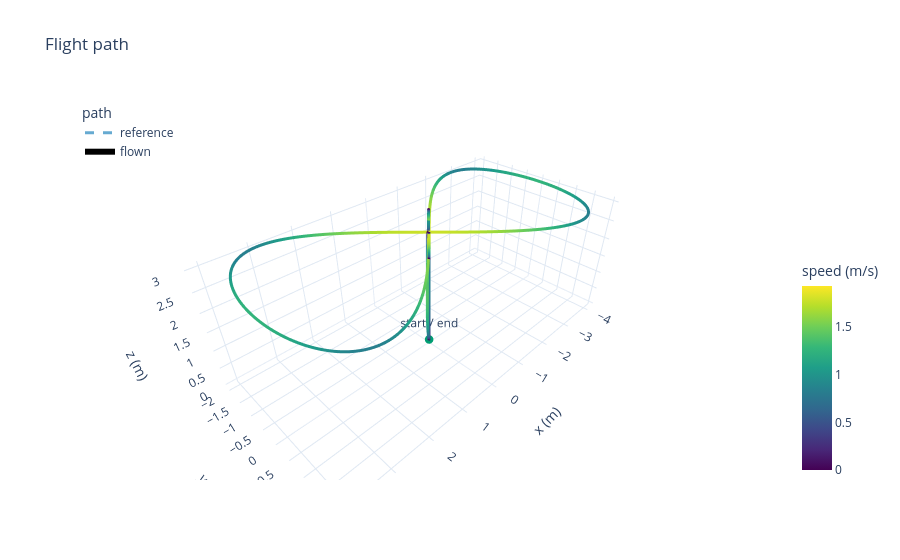

Notebook source saved alongside this figure:
### Markdown cell above
## 4  Seeing the flight

Flown in a steady 4 m/s wind.

### Code cell
from simweave.viz import plot_trajectory_3d, plot_flight_summary

windy = fly(Quadrotor(wind=ConstantWind((4.0, 0.0, 0.0))), mission)
fig_path = plot_trajectory_3d(windy)
fig_path.show()

### Figure 1 — Plotly figure (JSON) as saved in the notebook; plotly's stock layout.template omitted (floating-point values rounded to 4 significant figures; data arrays with more than 128 entries replaced by an {"elided": "..."} marker saying what was removed)
{"data": [{"line": {"dash": "dash", "width": 3}, "mode": "lines", "name": "reference", "opacity": 0.6, "type": "scatter3d", "x": {"elided": "10501 float values"}, "y": {"elided": "10501 float values"}, "z": {"elided": "10501 float values"}}, {"line": {"color": {"elided": "10501 float values"}, "colorbar": {"len": 0.6, "title": {"text": "speed (m/s)"}, "y": 0.3}, "colorscale": [[0.0, "#440154"], [0.1111, "#482878"], [0.2222, "#3e4989"], [0.3333, "#31688e"], [0.4444, "#26828e"], [0.5556, "#1f9e89"], [0.6667, "#35b779"], [0.7778, "#6ece58"], [0.8889, "#b5de2b"], [1.0, "#fde725"]], "width": 6}, "mode": "lines", "name": "flown", "type": "scatter3d", "x": {"elided": "10501 float values"}, "y": {"elided": "10501 float values"}, "z": {"elided": "10501 float values"}}, {"marker": {"size": 5}, "mode": "markers+text", "name": "start / end", "showlegend": false, "text": ["start / end"], "textposition": "top center", "type": "scatter3d", "x": [0.0], "y": [0.0], "z": [0.0]}], "layout": {"colorway": ["#0072B2", "#E69F00", "#009E73", "#CC79A7", "#56B4E9", "#D55E00", "#F0E442", "#999999"], "legend": {"title": {"text": "path"}, "x": 0.0, "y": 1.0}, "scene": {"aspectmode": "data", "xaxis": {"title": {"text": "x (m)"}}, "yaxis": {"title": {"text": "y (m)"}}, "zaxis": {"title": {"text": "z (m)"}}}, "title": {"text": "Flight path"}}}
